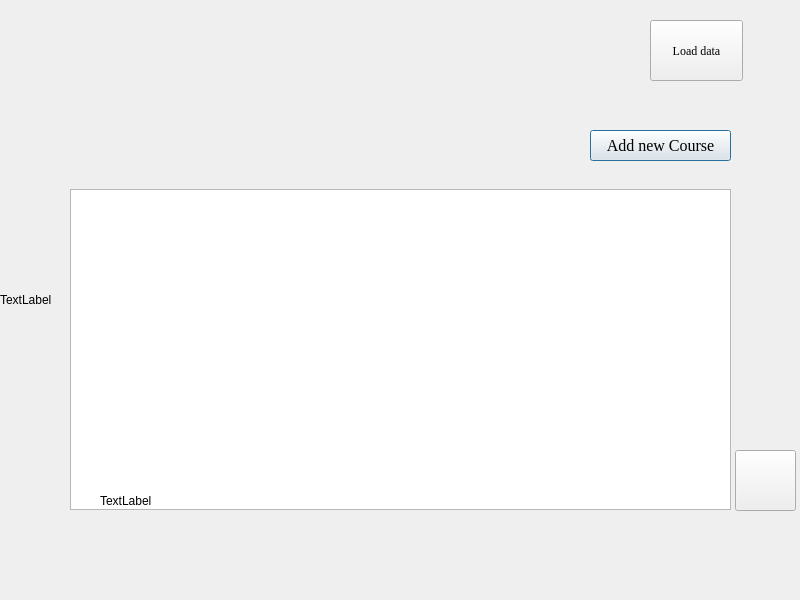
<?xml version="1.0" encoding="UTF-8"?>
<ui version="4.0">
 <class>SecDialog</class>
 <widget class="QDialog" name="SecDialog">
  <property name="geometry">
   <rect>
    <x>0</x>
    <y>0</y>
    <width>800</width>
    <height>600</height>
   </rect>
  </property>
  <property name="windowTitle">
   <string>Dialog</string>
  </property>
  <widget class="QPushButton" name="Add_Pushbutton">
   <property name="geometry">
    <rect>
     <x>590</x>
     <y>130</y>
     <width>141</width>
     <height>31</height>
    </rect>
   </property>
   <property name="font">
    <font>
     <family>Times New Roman</family>
     <pointsize>12</pointsize>
     <weight>50</weight>
     <italic>false</italic>
     <bold>false</bold>
    </font>
   </property>
   <property name="text">
    <string>Add new Course</string>
   </property>
  </widget>
  <widget class="QPushButton" name="back_pushbutton">
   <property name="geometry">
    <rect>
     <x>735</x>
     <y>450</y>
     <width>61</width>
     <height>61</height>
    </rect>
   </property>
   <property name="text">
    <string/>
   </property>
  </widget>
  <widget class="QTableView" name="tableView">
   <property name="geometry">
    <rect>
     <x>70</x>
     <y>189</y>
     <width>661</width>
     <height>321</height>
    </rect>
   </property>
  </widget>
  <widget class="QPushButton" name="loadData">
   <property name="geometry">
    <rect>
     <x>650</x>
     <y>20</y>
     <width>93</width>
     <height>61</height>
    </rect>
   </property>
   <property name="font">
    <font>
     <family>Times New Roman</family>
    </font>
   </property>
   <property name="text">
    <string>Load data</string>
   </property>
  </widget>
  <widget class="QLabel" name="label">
   <property name="geometry">
    <rect>
     <x>100</x>
     <y>480</y>
     <width>121</width>
     <height>41</height>
    </rect>
   </property>
   <property name="text">
    <string>TextLabel</string>
   </property>
  </widget>
  <widget class="QLabel" name="label_2">
   <property name="geometry">
    <rect>
     <x>0</x>
     <y>0</y>
     <width>800</width>
     <height>600</height>
    </rect>
   </property>
   <property name="text">
    <string>TextLabel</string>
   </property>
  </widget>
  <zorder>label_2</zorder>
  <zorder>back_pushbutton</zorder>
  <zorder>tableView</zorder>
  <zorder>loadData</zorder>
  <zorder>label</zorder>
  <zorder>Add_Pushbutton</zorder>
 </widget>
 <resources/>
 <connections/>
</ui>
